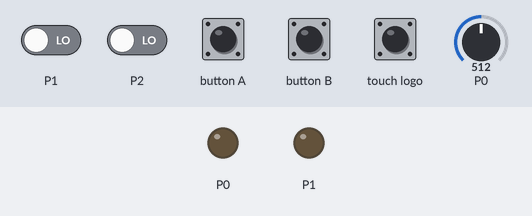
A program run on a simulated BBC micro:bit (MakeCode). Parts: output pins drawn as LEDs (lit = HIGH). Inputs (shaded band) come from the test bench; at power-on: P0 = 512, P1 LOW, P2 LOW (analog values on the 0–1023 scale).

Above: at 1.2 s.
1.3 s: button A pressed for 0.15 s
At 2.6 s:
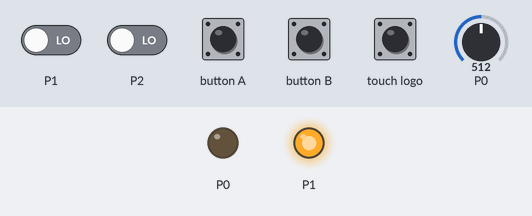
2.9 s: button B pressed for 0.15 s
At 3.9 s:
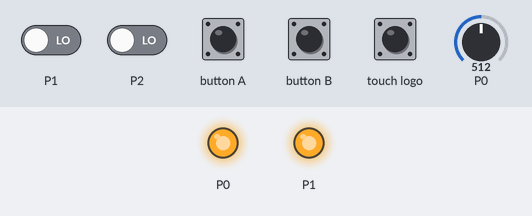
Timing chart, 0 to 5.9 s (numbered marks = the images above; inputs shaded):
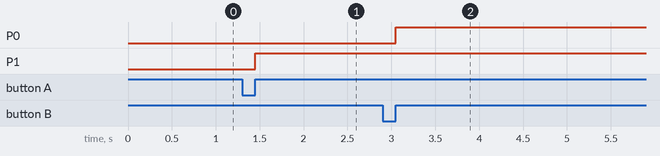

Measured:
- after the input at 1.3 s, P1: LOW → HIGH after 0.15 s
- after the input at 2.9 s, P0: LOW → HIGH after 0.15 s

The program:

main.ts
```typescript
input.onLogoEvent(TouchButtonEvent.Pressed, function () {
    if (DI0 == 1) {
        led.plot(0, 0)
    } else {
        led.unplot(0, 0)
    }
    RESET()
})
function RESET () {
    DI0 = 0
    DI1 = 0
    AI0 = 0
}
input.onButtonPressed(Button.A, function () {
    pins.digitalWritePin(DigitalPin.P1, 1)
})
input.onButtonPressed(Button.B, function () {
    pins.analogWritePin(AnalogPin.P0, 1023)
})
let AI0 = 0
let DI1 = 0
let DI0 = 0
RESET()
basic.forever(function () {
    DI0 = pins.digitalReadPin(DigitalPin.P1)
    DI1 = pins.digitalReadPin(DigitalPin.P2)
    AI0 = pins.analogReadPin(AnalogPin.P0)
})
```

test.ts
```typescript
// Hier kann man Tests durchführen; diese Datei wird nicht kompiliert, wenn dieses Paket als Erweiterung verwendet wird.
```
